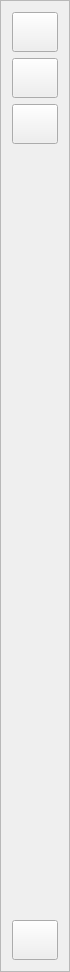
         <widget class="QFrame" name="togleframe">
          <property name="minimumSize">
           <size>
            <width>60</width>
            <height>0</height>
           </size>
          </property>
          <property name="maximumSize">
           <size>
            <width>70</width>
            <height>16777215</height>
           </size>
          </property>
          <property name="styleSheet">
           <string notr="true"/>
          </property>
          <property name="frameShape">
           <enum>QFrame::StyledPanel</enum>
          </property>
          <property name="frameShadow">
           <enum>QFrame::Raised</enum>
          </property>
          <layout class="QVBoxLayout" name="verticalLayout_8">
           <item>
            <widget class="QPushButton" name="btn_page_home">
             <property name="minimumSize">
              <size>
               <width>40</width>
               <height>40</height>
              </size>
             </property>
             <property name="toolTip">
              <string>Pagina Inicial</string>
             </property>
             <property name="styleSheet">
              <string notr="true"/>
             </property>
             <property name="text">
              <string/>
             </property>
             <property name="icon">
              <iconset resource="sources.qrc">
               <normaloff>:/newicons/newicons/home.png</normaloff>:/newicons/newicons/home.png</iconset>
             </property>
             <property name="iconSize">
              <size>
               <width>20</width>
               <height>20</height>
              </size>
             </property>
             <property name="checkable">
              <bool>false</bool>
             </property>
             <property name="autoDefault">
              <bool>false</bool>
             </property>
             <property name="default">
              <bool>false</bool>
             </property>
             <property name="flat">
              <bool>false</bool>
             </property>
            </widget>
           </item>
           <item>
            <widget class="QPushButton" name="btn_page_clients">
             <property name="minimumSize">
              <size>
               <width>40</width>
               <height>40</height>
              </size>
             </property>
             <property name="toolTip">
              <string>Templates</string>
             </property>
             <property name="styleSheet">
              <string notr="true"/>
             </property>
             <property name="text">
              <string/>
             </property>
             <property name="icon">
              <iconset resource="sources.qrc">
               <normaloff>:/newicons/newicons/cube-validate.png</normaloff>:/newicons/newicons/cube-validate.png</iconset>
             </property>
            </widget>
           </item>
           <item>
            <widget class="QPushButton" name="btn_page_config">
             <property name="minimumSize">
              <size>
               <width>40</width>
               <height>40</height>
              </size>
             </property>
             <property name="toolTip">
              <string>Configurações</string>
             </property>
             <property name="styleSheet">
              <string notr="true"/>
             </property>
             <property name="text">
              <string/>
             </property>
             <property name="icon">
              <iconset resource="sources.qrc">
               <normaloff>:/newicons/newicons/config.png</normaloff>:/newicons/newicons/config.png</iconset>
             </property>
             <property name="iconSize">
              <size>
               <width>20</width>
               <height>20</height>
              </size>
             </property>
            </widget>
           </item>
           <item>
            <spacer name="verticalSpacer">
             <property name="orientation">
              <enum>Qt::Vertical</enum>
             </property>
             <property name="sizeHint" stdset="0">
              <size>
               <width>20</width>
               <height>770</height>
              </size>
             </property>
            </spacer>
           </item>
           <item>
            <widget class="QPushButton" name="btn_exit_program">
             <property name="minimumSize">
              <size>
               <width>40</width>
               <height>40</height>
              </size>
             </property>
             <property name="toolTip">
              <string>Sair</string>
             </property>
             <property name="styleSheet">
              <string notr="true"/>
             </property>
             <property name="text">
              <string/>
             </property>
             <property name="icon">
              <iconset resource="sources.qrc">
               <normaloff>:/newicons/newicons/exit.png</normaloff>:/newicons/newicons/exit.png</iconset>
             </property>
            </widget>
           </item>
          </layout>
         </widget>
